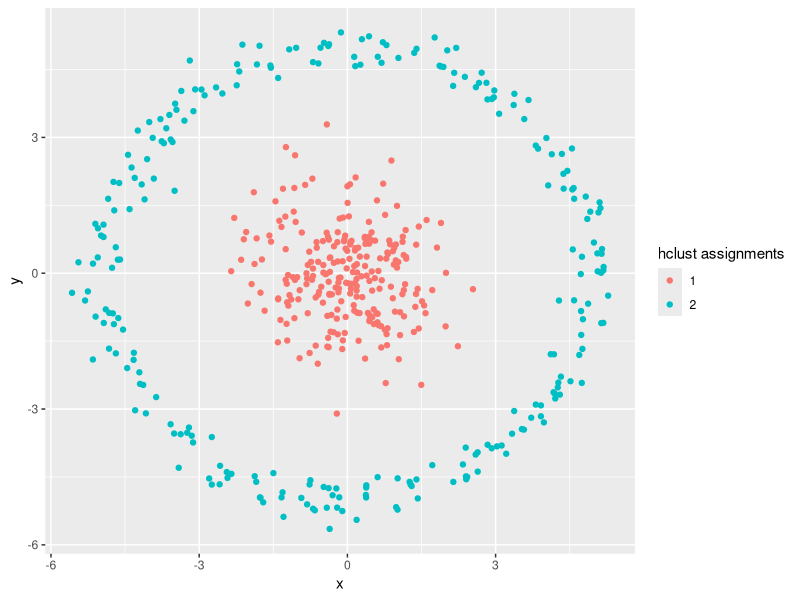

The R source for this figure:
library(plyr)
library(dplyr)
library(ggplot2)

set.seed(2015)

n <- 250
c1 <- data_frame(x = rnorm(n), y = rnorm(n), cluster = 1)
c2 <- data_frame(r = rnorm(n, 5, .25), theta = runif(n, 0, 2 * pi),
                 x = r * cos(theta), y = r * sin(theta), cluster = 2) %>%
    dplyr::select(x, y, cluster)

points1 <- rbind(c1, c2) %>% mutate(cluster = factor(cluster))

points1$hclust_assignments <- points1 %>% dplyr::select(x, y) %>%
    dist() %>% hclust(method = "single") %>%
    cutree(2) %>% factor()

plot <- ggplot(points1, aes(x, y, color = hclust_assignments)) + geom_point() +
    labs(color = "hclust assignments")
print(plot)
